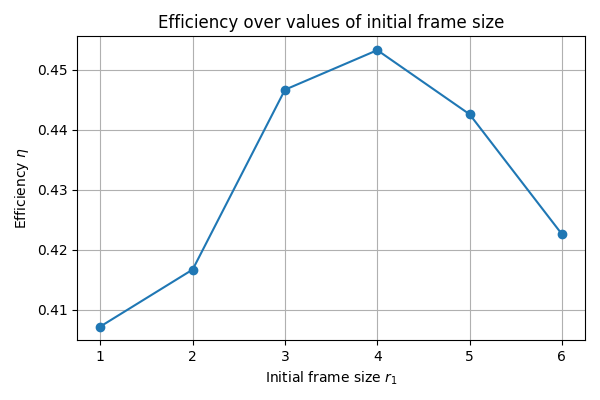

Recreate this plot in Python.
import matplotlib.pyplot as plt

r1 = [1, 2, 3, 4, 5, 6]
eta = [0.4072, 0.4167, 0.4467, 0.4533, 0.4426, 0.4226]

plt.figure(figsize=(6, 4))
plt.plot(r1, eta, marker='o')
plt.xlabel('Initial frame size $r_1$')
plt.ylabel('Efficiency $\\eta$')
plt.title('Efficiency over values of initial frame size')
plt.grid(True)
plt.xticks(r1)
plt.tight_layout()
plt.savefig('exercise3_efficiency.png', dpi=300)
plt.show()
